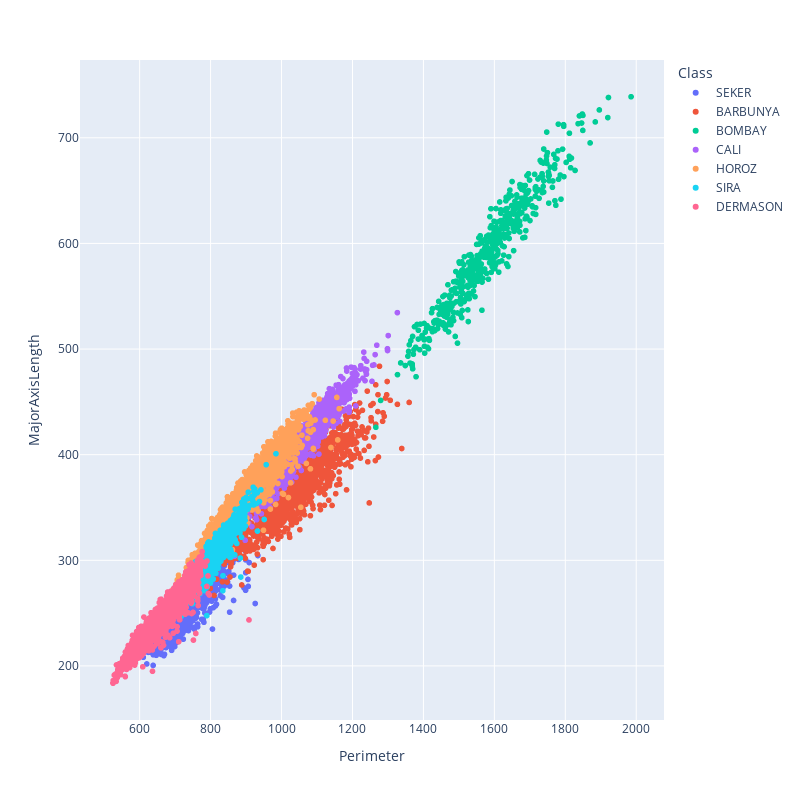

Source (notebook cell):
### Code cell
fig = px.scatter(df, x = "Perimeter", y = "MajorAxisLength", color = "Class")
fig.update_layout( width = 800, height = 800)
fig.show()

### Figure 1 — Plotly figure (JSON) as saved in the notebook; plotly's stock layout.template omitted (floating-point values rounded to 4 significant figures; data arrays with more than 128 entries replaced by an {"elided": "..."} marker saying what was removed)
{"data": [{"hovertemplate": "Class=SEKER<br>Perimeter=%{x}<br>MajorAxisLength=%{y}<extra></extra>", "legendgroup": "SEKER", "marker": {"color": "#636efa", "symbol": "circle"}, "mode": "markers", "name": "SEKER", "showlegend": true, "type": "scattergl", "x": {"elided": "2027 float values"}, "xaxis": "x", "y": {"elided": "2027 float values"}, "yaxis": "y"}, {"hovertemplate": "Class=BARBUNYA<br>Perimeter=%{x}<br>MajorAxisLength=%{y}<extra></extra>", "legendgroup": "BARBUNYA", "marker": {"color": "#EF553B", "symbol": "circle"}, "mode": "markers", "name": "BARBUNYA", "showlegend": true, "type": "scattergl", "x": {"elided": "1322 float values"}, "xaxis": "x", "y": {"elided": "1322 float values"}, "yaxis": "y"}, {"hovertemplate": "Class=BOMBAY<br>Perimeter=%{x}<br>MajorAxisLength=%{y}<extra></extra>", "legendgroup": "BOMBAY", "marker": {"color": "#00cc96", "symbol": "circle"}, "mode": "markers", "name": "BOMBAY", "showlegend": true, "type": "scattergl", "x": {"elided": "522 float values"}, "xaxis": "x", "y": {"elided": "522 float values"}, "yaxis": "y"}, {"hovertemplate": "Class=CALI<br>Perimeter=%{x}<br>MajorAxisLength=%{y}<extra></extra>", "legendgroup": "CALI", "marker": {"color": "#ab63fa", "symbol": "circle"}, "mode": "markers", "name": "CALI", "showlegend": true, "type": "scattergl", "x": {"elided": "1630 float values"}, "xaxis": "x", "y": {"elided": "1630 float values"}, "yaxis": "y"}, {"hovertemplate": "Class=HOROZ<br>Perimeter=%{x}<br>MajorAxisLength=%{y}<extra></extra>", "legendgroup": "HOROZ", "marker": {"color": "#FFA15A", "symbol": "circle"}, "mode": "markers", "name": "HOROZ", "showlegend": true, "type": "scattergl", "x": {"elided": "1928 float values"}, "xaxis": "x", "y": {"elided": "1928 float values"}, "yaxis": "y"}, {"hovertemplate": "Class=SIRA<br>Perimeter=%{x}<br>MajorAxisLength=%{y}<extra></extra>", "legendgroup": "SIRA", "marker": {"color": "#19d3f3", "symbol": "circle"}, "mode": "markers", "name": "SIRA", "showlegend": true, "type": "scattergl", "x": {"elided": "2636 float values"}, "xaxis": "x", "y": {"elided": "2636 float values"}, "yaxis": "y"}, {"hovertemplate": "Class=DERMASON<br>Perimeter=%{x}<br>MajorAxisLength=%{y}<extra></extra>", "legendgroup": "DERMASON", "marker": {"color": "#FF6692", "symbol": "circle"}, "mode": "markers", "name": "DERMASON", "showlegend": true, "type": "scattergl", "x": {"elided": "3546 float values"}, "xaxis": "x", "y": {"elided": "3546 float values"}, "yaxis": "y"}], "layout": {"height": 800, "legend": {"title": {"text": "Class"}, "tracegroupgap": 0}, "margin": {"t": 60}, "width": 800, "xaxis": {"anchor": "y", "domain": [0, 1], "title": {"text": "Perimeter"}}, "yaxis": {"anchor": "x", "domain": [0, 1], "title": {"text": "MajorAxisLength"}}}}
